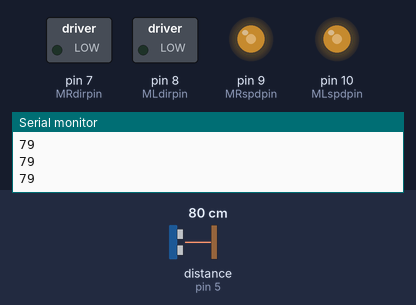
The sketch below on a simulated Arduino Uno, built with avr-gcc and run on an emulated ATmega328P. On the bench: switched loads named in the sketch (green lamp = pin HIGH), output pins drawn as LEDs (lit = HIGH), the last lines printed to the serial monitor. Wiring (inferred from the names in the program): ultrasonic range finder: trigger pin 4; echo pin 5. Dashed ring = blinking. The inputs (shaded band) are chosen by the test bench; at power-on: distance to the obstacle (sensor on pin 5) 80 cm. The echo pulse lasts 58.3 µs per cm; pins used as bus, display or sensor lines are not drawn.

Above: at 1.3 s.
1.4 s: distance to the obstacle (sensor on pin 5) set to 38 cm
2.9 s: distance to the obstacle (sensor on pin 5) set to 35 cm
At 3.19 s:
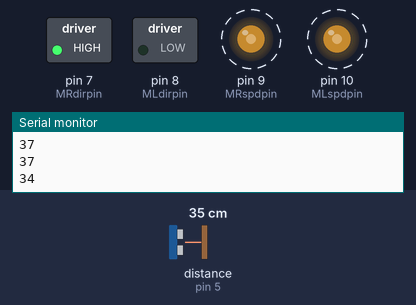
5.9 s: distance to the obstacle (sensor on pin 5) set to 60 cm
At 7.1 s:
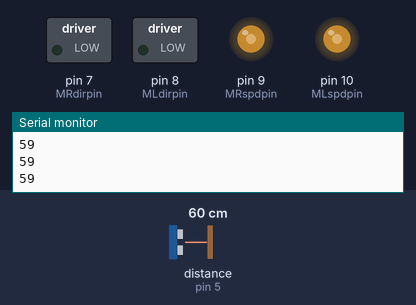
7.4 s: distance to the obstacle (sensor on pin 5) set to 2 cm
At 7.49 s:
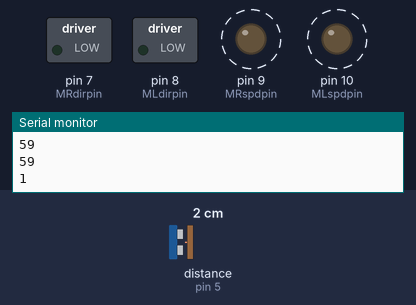
Timing chart, 0 to 11.4 s (numbered marks = the images above; inputs shaded):
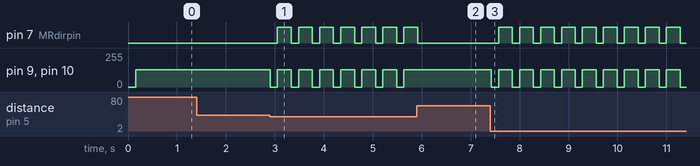

Measured:
- the behaviour switches between 37 and 36 cm on distance to the obstacle (sensor on pin 5) (found by bisection; images 0 and 1)
- after the input at 2.9 s, pin 7 (MRdirpin): alternates HIGH for 0.28 s and LOW for 0.15 s, starting after 0.15 s; pin 9 (MRspdpin), pin 10 (MLspdpin): alternates 128/255 for 0.28 s and 0/255 for 0.15 s, starting at once
- after the input at 5.9 s, pin 7 (MRdirpin): goes on until 5.9 s, then stays LOW; pin 9 (MRspdpin), pin 10 (MLspdpin): stops changing and stays 128/255
- after the input at 7.4 s, pin 7 (MRdirpin): alternates HIGH for 0.28 s and LOW for 0.15 s, starting after 0.17 s; pin 9 (MRspdpin), pin 10 (MLspdpin): alternates 128/255 for 0.28 s and 0/255 for 0.15 s, starting at once

The sketch:

full_autonomous_working_code.ino
```cpp
/*
  Code for full autonomous movement of zumo robot
  By Kieron
  Last edit: 23/06
*/

char MLdirpin = 8;   // pin number for left motor direction (LOW/HIGH for forward/reverse)
char MLspdpin = 10;  // pin number for left motor speed (PWM control)
char MRdirpin = 7;   // pin number for right motor direction (LOW/HIGH for forward/reverse)
char MRspdpin = 9;   // pin number for right motor speed (PWM control)
char MLdirval = 0;   // value  for left motor direction (LOW/HIGH for forward/reverse)
int MLspdval = 0;   // value for left motor speed (PWM control)
char MRdirval = 0;   // value for right motor direction (LOW/HIGH for forward/reverse)
int MRspdval = 0;   // value for right motor speed (PWM control)

#define trigPin 4 // Trigger Pin
#define echoPin 5 // Echo Pin

float speedSet = 0.5;       // speed setting multiplier (need to reduce speed of standard 10G motors for easier control)

// Beep Settings
char speakerPin = 3;        // small loudspeaker for status and feedback

// UltraSound Settings
int maximumRange = 35; // Maximum range needed
int minimumRange = 0; // Minimum range needed
long duration, distance; // Duration used to calculate distance

void setup() {

  for (int i = 7; i <= 10; i++) { // set all the digital pins to output
    pinMode(i, OUTPUT);
  }
  Serial.begin (9600);
  pinMode(trigPin, OUTPUT);
  pinMode(echoPin, INPUT);
  Beeps();
}

void loop() {

  TrigEchoCycle();  // Run trigPin/echoPin cycle  to determine the distance of the nearest object by bouncing soundwaves off of it
  setMotors();  //  Set left and right motor speed and direction
  checkUltraSound();  // Use UltraSound to determine direction of movement
  delay(10);  // Delay update limit to 100ms
}

void TrigEchoCycle() {

  digitalWrite(trigPin, LOW);
  delayMicroseconds(2);
  digitalWrite(trigPin, HIGH);
  delayMicroseconds(10);
  digitalWrite(trigPin, LOW);
  duration = pulseIn(echoPin, HIGH);
  distance = duration / 58.2;
}

void setMotors() {

  digitalWrite(MLdirpin, MLdirval);
  digitalWrite(MRdirpin, MRdirval);
  analogWrite(MLspdpin, MLspdval);
  analogWrite(MRspdpin, MRspdval);
}

void checkUltraSound() {

  if (distance <= maximumRange) {
    Serial.println(distance);
    Beeps();
    digitalWrite(MLdirpin, 0);//First right turn
    digitalWrite(MRdirpin, 1);
    analogWrite(MLspdpin, 128);
    analogWrite(MRspdpin, 128);
    delay(250);
  }
  else {
    Serial.println(distance);
    digitalWrite(MLdirpin, 0);
    digitalWrite(MRdirpin, 0);
    analogWrite(MLspdpin, 128);
    analogWrite(MRspdpin, 128);
  }
  //Delay 20ms before next reading.
  delay(20);
}

void Beeps() {
  for (int i = 0; i <= 50; i++) { // play note C for 50 cycles (about 100 milliseconds)
    digitalWrite(speakerPin, HIGH);
    delayMicroseconds(955);
    digitalWrite(speakerPin, LOW);
    delayMicroseconds(955);
  }
  delay(50);  // space between beeps is 50 milliseconds
}
```
